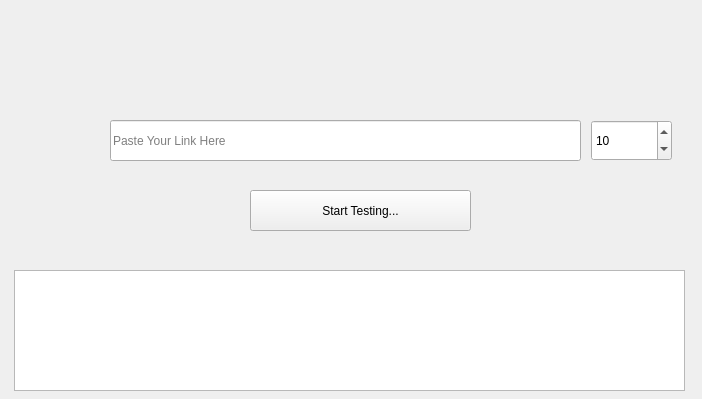
<?xml version="1.0" encoding="UTF-8"?>
<ui version="4.0">
 <class>Form</class>
 <widget class="QWidget" name="Form">
  <property name="geometry">
   <rect>
    <x>0</x>
    <y>0</y>
    <width>702</width>
    <height>399</height>
   </rect>
  </property>
  <property name="windowTitle">
   <string>Form</string>
  </property>
  <widget class="QSpinBox" name="count_spin">
   <property name="geometry">
    <rect>
     <x>591</x>
     <y>120</y>
     <width>81</width>
     <height>41</height>
    </rect>
   </property>
   <property name="minimum">
    <number>1</number>
   </property>
   <property name="maximum">
    <number>100000</number>
   </property>
   <property name="value">
    <number>10</number>
   </property>
  </widget>
  <widget class="QPushButton" name="start_btn">
   <property name="geometry">
    <rect>
     <x>250</x>
     <y>190</y>
     <width>221</width>
     <height>41</height>
    </rect>
   </property>
   <property name="text">
    <string>Start Testing...</string>
   </property>
  </widget>
  <widget class="QTextEdit" name="log_box">
   <property name="geometry">
    <rect>
     <x>14</x>
     <y>270</y>
     <width>671</width>
     <height>121</height>
    </rect>
   </property>
   <property name="readOnly">
    <bool>true</bool>
   </property>
  </widget>
  <widget class="QLineEdit" name="link_input">
   <property name="geometry">
    <rect>
     <x>110</x>
     <y>120</y>
     <width>471</width>
     <height>41</height>
    </rect>
   </property>
   <property name="placeholderText">
    <string>Paste Your Link Here</string>
   </property>
  </widget>
 </widget>
 <resources/>
 <connections/>
</ui>
